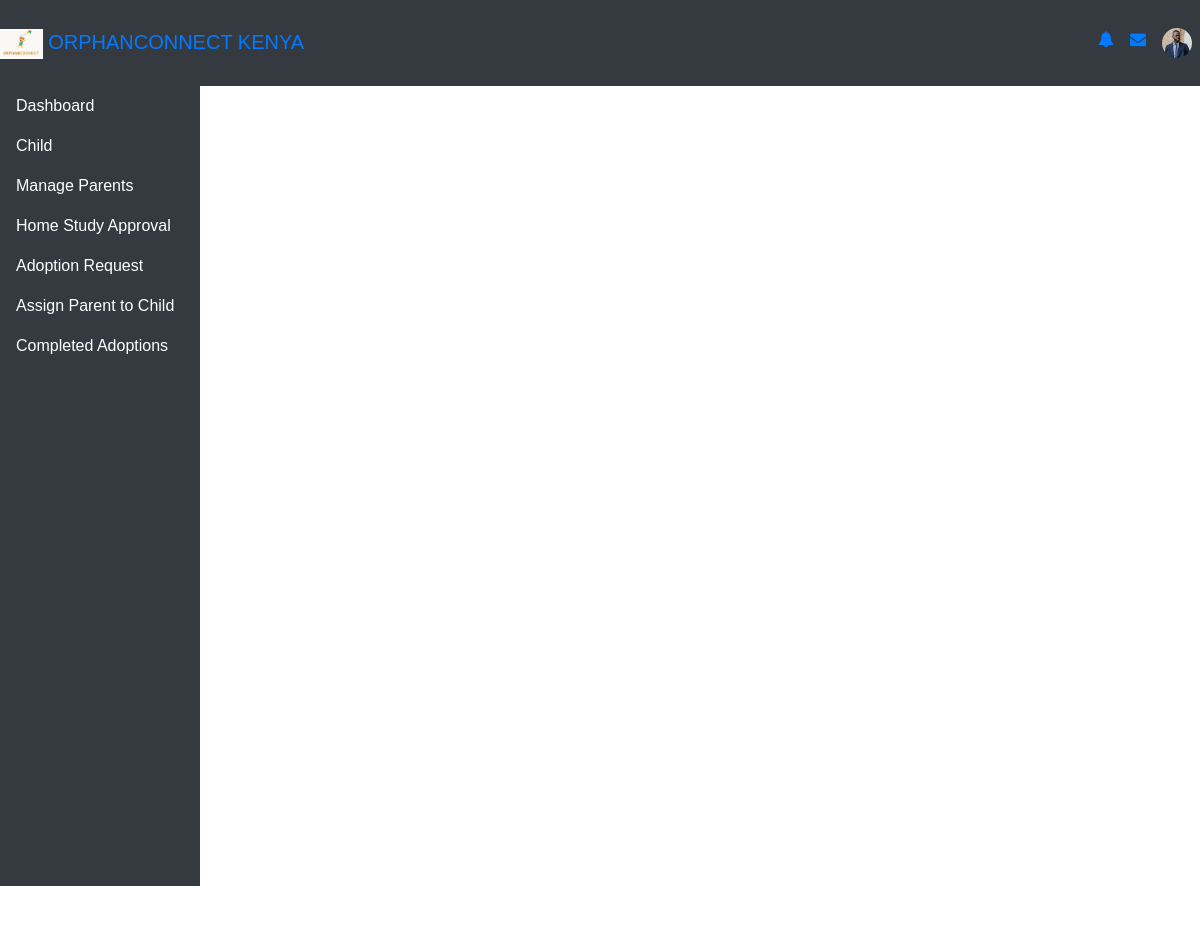
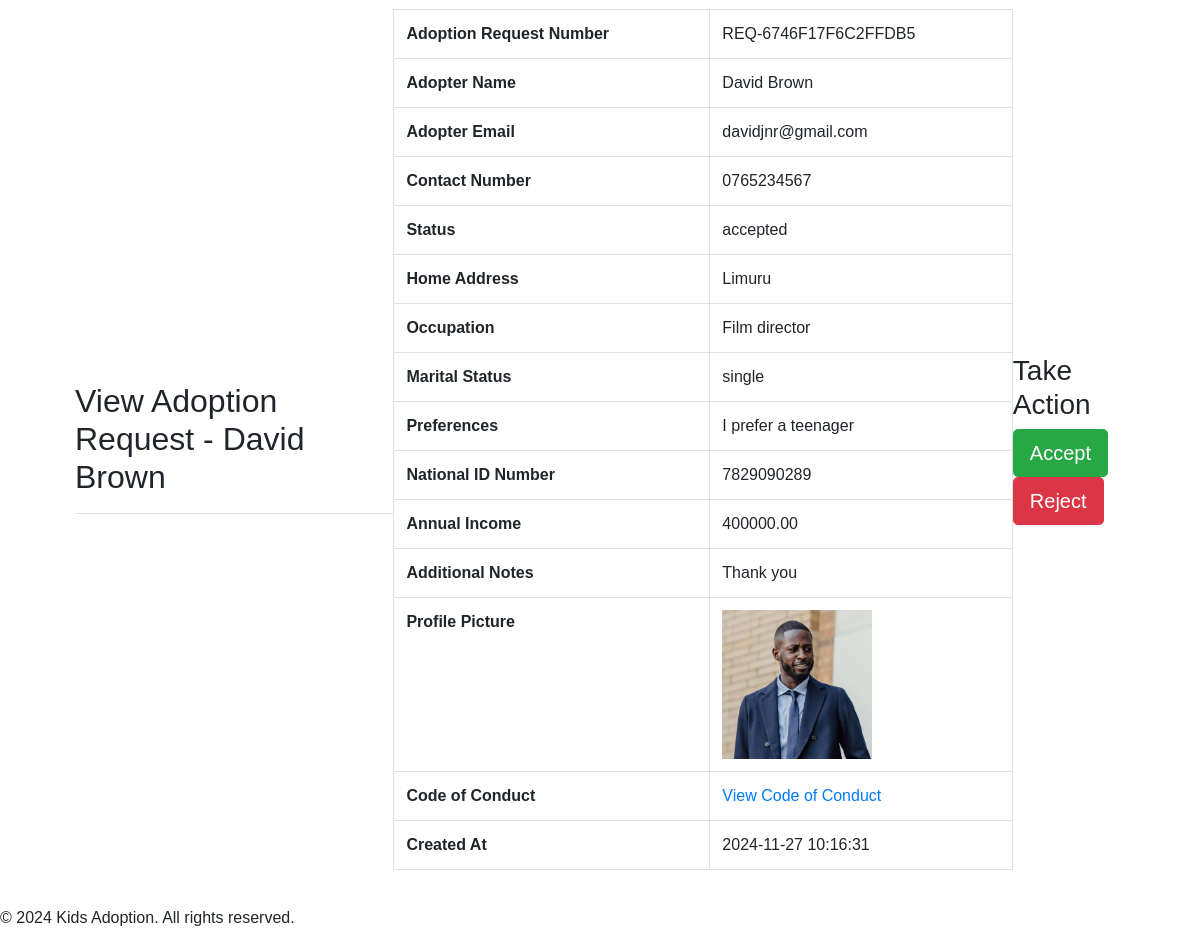
The app's page /view_request.php?id=5 with its own data (2 pictures, top to bottom).
### tables this page shows
CREATE TABLE `adoption_requests` (
  `adoption_request_number` varchar(20) NOT NULL,
  `adopter_name` varchar(255) NOT NULL,
  `adopter_email` varchar(255) NOT NULL,
  `contact_number` varchar(20) NOT NULL,
  `status` enum('pending','accepted','rejected') DEFAULT 'pending',
  `home_address` text NOT NULL,
  `occupation` varchar(255) DEFAULT NULL,
  `marital_status` varchar(50) DEFAULT NULL,
  `preferences` text DEFAULT NULL,
  `national_id_number` varchar(50) NOT NULL,
  `annual_income` decimal(15,2) DEFAULT NULL,
  `additional_notes` text DEFAULT NULL,
  `picture` blob DEFAULT NULL,
  `parent_id` int(11) NOT NULL,
  `code_of_conduct_file_path` varchar(255) DEFAULT NULL,
  `created_at` timestamp NOT NULL DEFAULT current_timestamp()
);

### view_request.php (the view, shortened to what this page needs)
<?php
require_once 'connection.php';
if (isset($_GET['id'])) {
    $parent_id = $_GET['id'];
    $sql = "SELECT * FROM adoption_requests WHERE parent_id = ?";
    $stmt = $conn->prepare($sql);
    $stmt->bind_param("i", $parent_id);
    $stmt->execute();
    $result = $stmt->get_result();
    if ($result->num_rows > 0) {
        $row = $result->fetch_assoc();
    } else {
        die("Adoption request not found.");
    }
} else {
    die("Invalid request ID.");
}
include "nav/header.php";
?>
<main role="main" class="container mt-5">
    <div class="d-flex justify-content-between flex-wrap flex-md-nowrap align-items-center pt-3 pb-2 mb-3 border-bottom">
        <h1 class="h2">View Adoption Request - <?php echo $row['adopter_name']; ?></h1>
    </div>
    <table class="table table-bordered">
        <tbody>
            <tr>
                <th>Adoption Request Number</th>
                <td><?php echo $row['adoption_request_number']; ?></td>
            </tr>
            <tr>
                <th>Adopter Name</th>
                <td><?php echo $row['adopter_name']; ?></td>
            </tr>
            <tr>
                <th>Adopter Email</th>
                <td><?php echo $row['adopter_email']; ?></td>
            </tr>
            <tr>
                <th>Contact Number</th>
                <td><?php echo $row['contact_number']; ?></td>
            </tr>
            <tr>
                <th>Status</th>
                <td><?php echo $row['status']; ?></td>
            </tr>
            <tr>
                <th>Home Address</th>
                <td><?php echo $row['home_address']; ?></td>
            </tr>
            <tr>
                <th>Occupation</th>
                <td><?php echo $row['occupation']; ?></td>
            </tr>
            <tr>
                <th>Marital Status</th>
                <td><?php echo $row['marital_status']; ?></td>
            </tr>
            <tr>
                <th>Preferences</th>
                <td><?php echo $row['preferences']; ?></td>
            </tr>
            <tr>
                <th>National ID Number</th>
                <td><?php echo $row['national_id_number']; ?></td>
            </tr>
            <tr>
                <th>Annual Income</th>
                <td><?php echo $row['annual_income']; ?></td>
            </tr>
            <tr>
                <th>Additional Notes</th>
                <td><?php echo $row['additional_notes']; ?></td>
            </tr>
            <tr>
                <th>Profile Picture</th>
                <td>
                    <?php
                    if ($row['picture']) {
                        echo "<img src='uploads/" . $row['picture'] . "' alt='Profile Picture' class='img-fluid' width='150'>";
                    } else {
                        echo "No picture available.";
                    }
                    ?>
                </td>
            </tr>
            <tr>
                <th>Code of Conduct</th>
                <td>
                    <a href="uploads/<?php echo $row['code_of_conduct_file_path']; ?>" target="_blank">View Code of Conduct</a>
                </td>
            </tr>
            <tr>
                <th>Created At</th>
                <td><?php echo $row['created_at']; ?></td>
            </tr>
        </tbody>
    </table>
    <div class="form-group">
        <h3>Take Action</h3>
        <a href="accept_request.php?id=<?php echo htmlspecialchars($row['parent_id']); ?>"
           class="btn btn-success btn-lg"
           onclick="return confirm('Are you sure you want to accept this request?')">Accept</a>
        <a href="reject_request.php?id=<?php echo htmlspecialchars($row['parent_id']); ?>"
           class="btn btn-danger btn-lg"
           onclick="return confirm('Are you sure you want to reject this request?')">Reject</a>
    </div>
</main>
<footer>
    <p>&copy; 2024 Kids Adoption. All rights reserved.</p>
</footer>
</body>
</html>

### style.css (style rules this page uses)
* { margin: 0; padding: 0; box-sizing: border-box; }
body { display: flex; flex-direction: column; min-height: 100vh; font-family: Arial, sans-serif; }
.container { width: 90%; margin: 0 auto; display: flex; justify-content: space-between; align-items: center; }

### nav/header.php (style rules this page uses)
main { padding: 20px; }

### records on screen
adoption_requests: adopter_name "David Brown", adoption_request_number "REQ-6746F17F6C2FFDB5", adopter_email "davidjnr@gmail.com", contact_number "0765234567", status "accepted", home_address "Limuru", occupation "Film director", marital_status "single", preferences "I prefer a teenager", national_id_number "7829090289", annual_income "400000.00", additional_notes "Thank you", picture (picture), created_at "2024-11-27 10:16:31"
